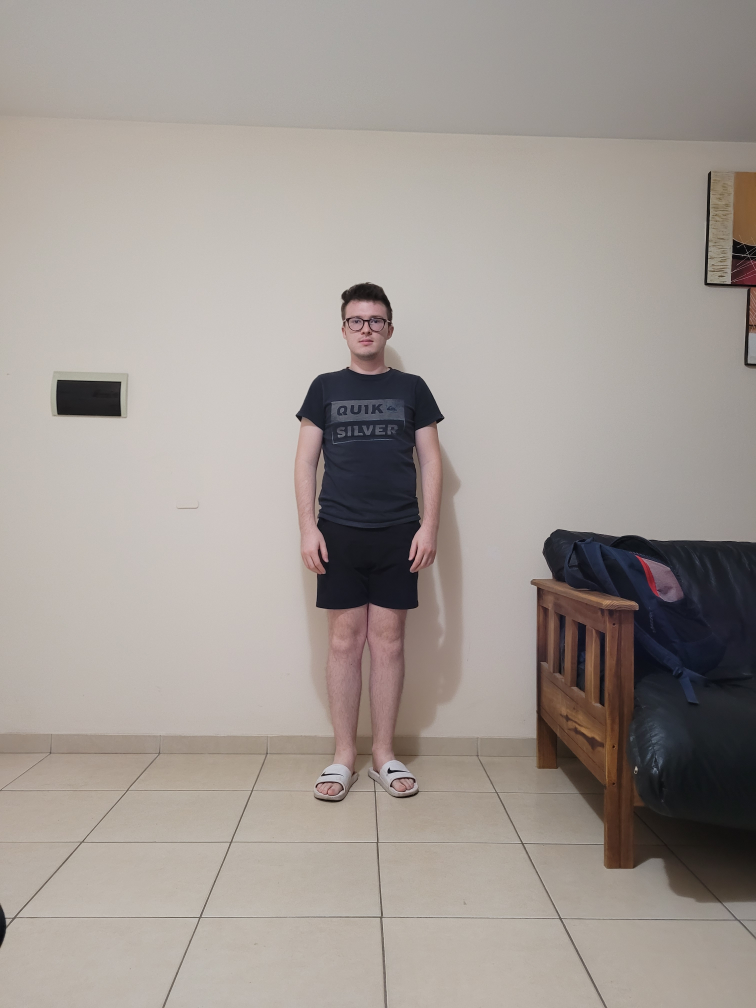
#> input picture 2.jpg, 3024 x 4032 px (shown at 1/4 size)
$ python img.py
#> lines starting #> are read from the running program, lines starting #| are printed output that depends on the picture; after the words box and inside, x2 and y2 are one past the last pixel; in counts of white or black regions, pixels touching at a corner belong together
# import the necessary packages
import numpy as np
import cv2
import math

# initialize the HOG descriptor/person detector
hog = cv2.HOGDescriptor()
hog.setSVMDetector(cv2.HOGDescriptor_getDefaultPeopleDetector())

cv2.startWindowThread()


# Read image
frame = cv2.imread('2.jpg')
#> frame is the input picture: shape (4032, 3024, 3); mean B, G, R 147.9, 153.3, 161.2

# Calculo dimensiones imagen\

factor = 4
height, width, channels = frame.shape
#> height = 4032; width = 3024; channels = 3
height = math.floor(height/factor)
#> height = 1008
width = math.floor(width/factor)
#> width = 756
frame = cv2.resize(frame, (width, height))
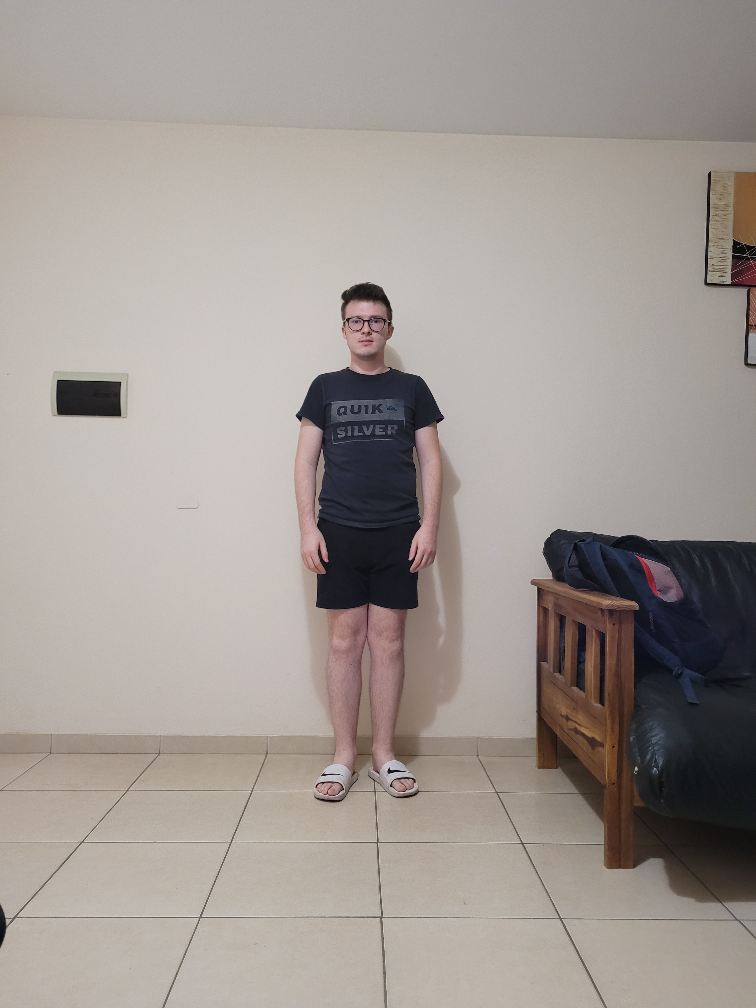
#> frame: shape (1008, 756, 3); mean B, G, R 148, 153.4, 161.3


# using a greyscale picture, also for faster detection
gray = cv2.cvtColor(frame, cv2.COLOR_RGB2GRAY)
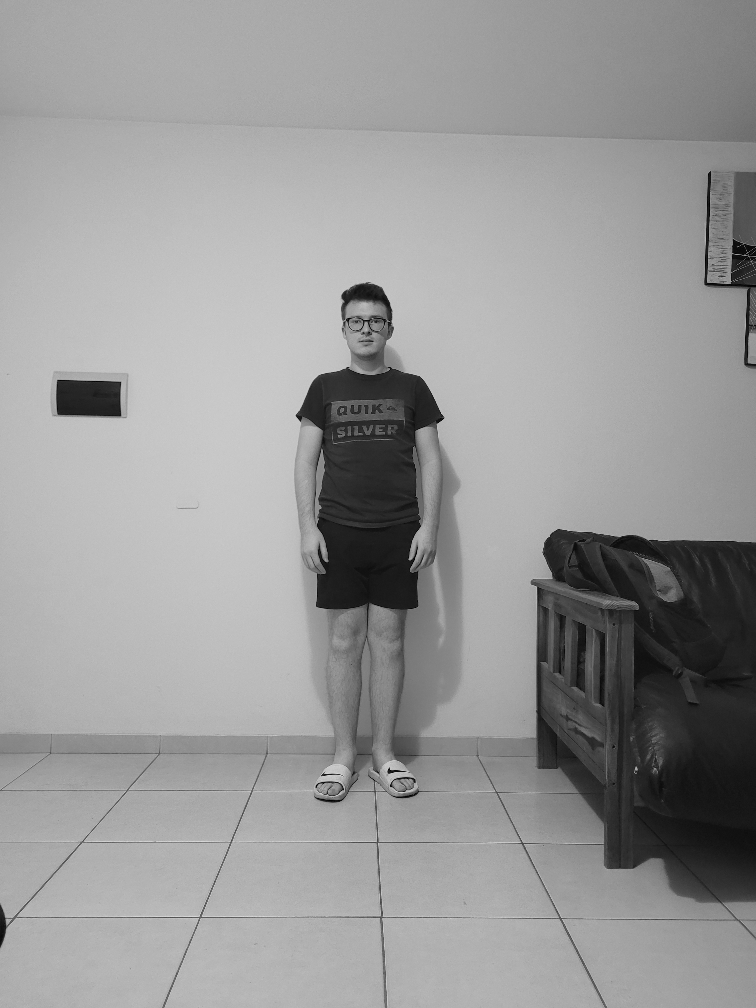
#> gray: shape (1008, 756); min 0, max 216, mean 152.7

# detect people in the image
# returns the bounding boxes for the detected objects
boxes, weights = hog.detectMultiScale(frame, winStride=(8,8) )
#> boxes = [[205, 249, 321, 643]]; weights = [2.13]

boxes = np.array([[x, y, x + w, y + h] for (x, y, w, h) in boxes])
#> boxes = [[205, 249, 526, 892]]

for (xA, yA, xB, yB) in boxes:
    # display the detected boxes in the colour picture
    cv2.rectangle(frame, (xA, yA), (xB, yB), (0, 255, 0), 2)
    print(xA, xB, yA, yB)
#> this loop made 1 pass
#| 205 526 249 892
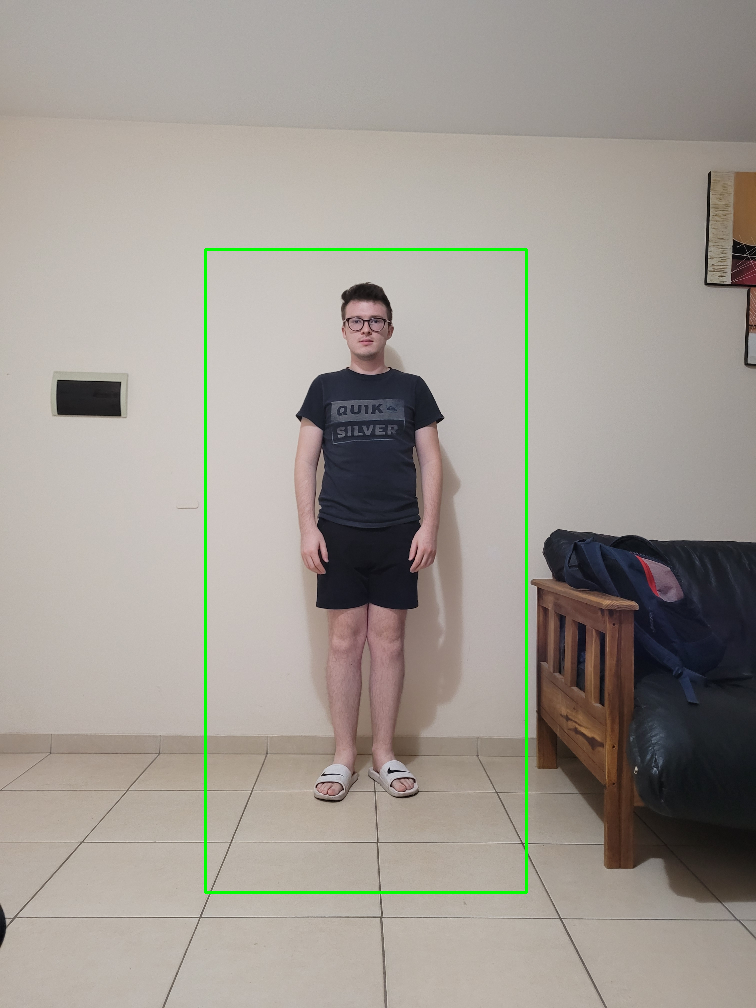
#> frame: shape (1008, 756, 3); 0.76% of pixels changed, all inside (x1, y1, x2, y2) = (204, 248, 528, 894)


cv2.imshow('frame',frame)
while (True):
    if cv2.waitKey(1) & 0xFF == ord('q'):
#> (key q is pressed here)
        break

# finally, close the window
cv2.destroyAllWindows()
cv2.waitKey(1)

$ run again, with 1.jpg copied over 2.jpg
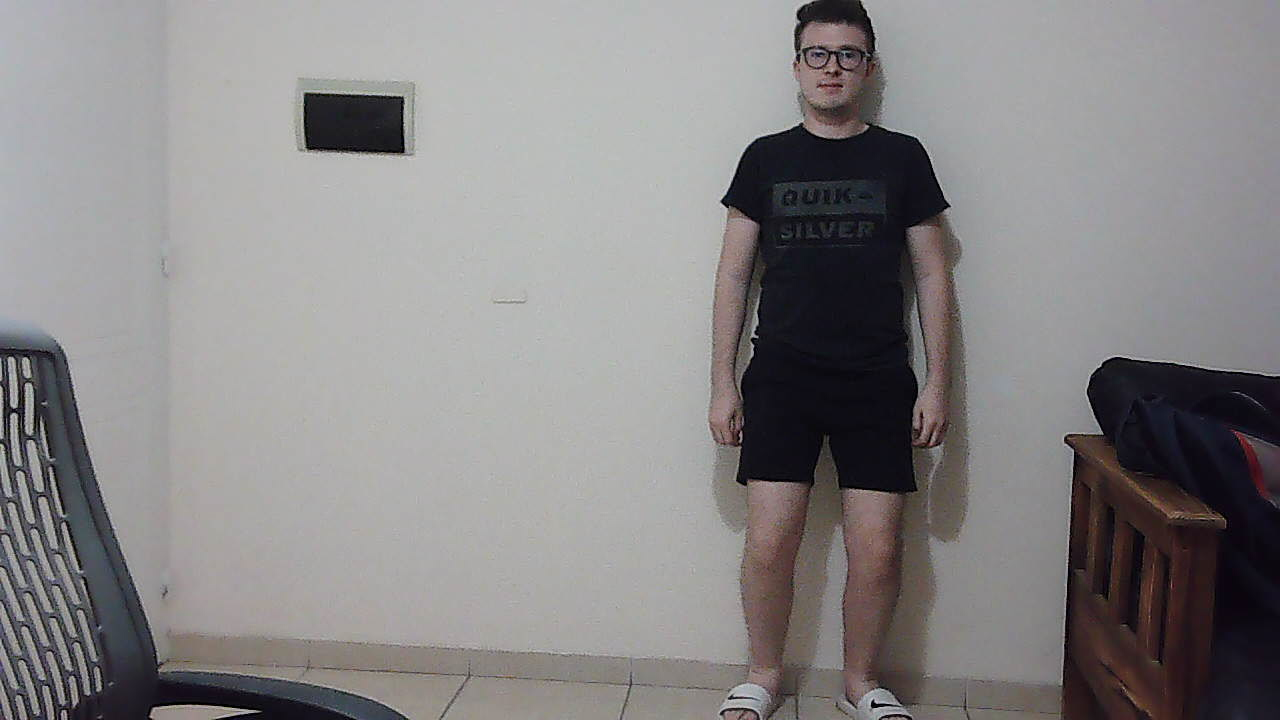
#> input picture 1.jpg, 1280 x 720 px
#> frame is the input picture: shape (720, 1280, 3); mean B, G, R 133.9, 133.2, 135.7
#> `frame = cv2.resize(frame, (width, height))`:
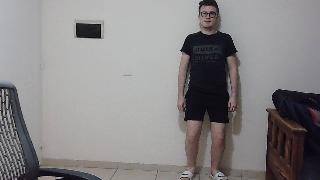
#> frame: shape (180, 320, 3); mean B, G, R 133.9, 133.3, 135.7
#> `gray = cv2.cvtColor(frame, cv2.COLOR_RGB2GRAY)`:
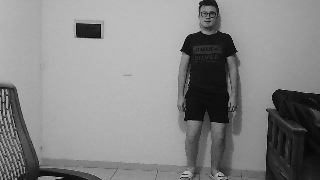
#> gray: shape (180, 320); min 1, max 197, mean 133.8
#> `boxes, weights = hog.detectMultiScale(frame, winStride=(8,8) )`: boxes = ()
#> `boxes = np.array([[x, y, x + w, y + h] for (x, y, w, h) in boxes])`: boxes = empty array

$ run again, with 4.jpg copied over 2.jpg
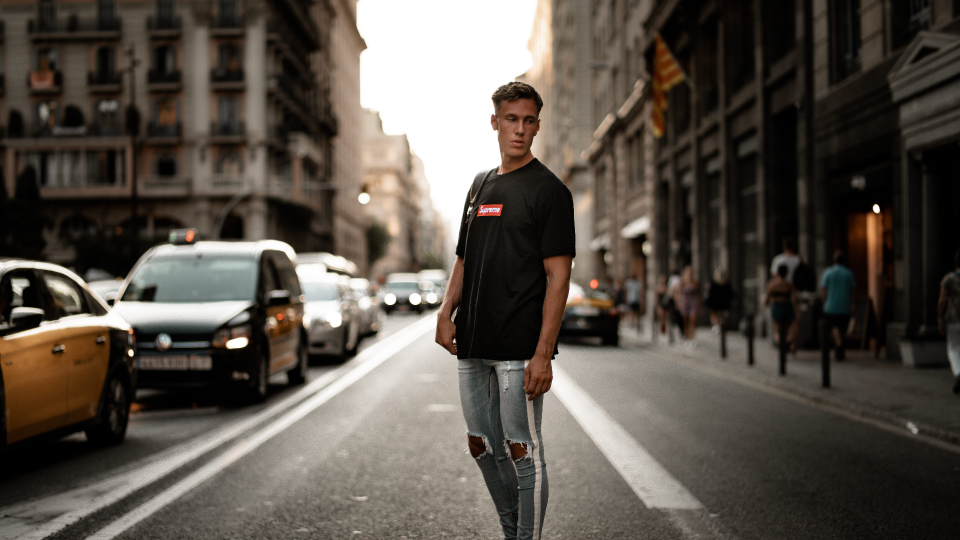
#> input picture 4.jpg, 1920 x 1080 px (shown at 1/2 size)
#> frame is the input picture: shape (1080, 1920, 3); mean B, G, R 72.9, 80.9, 88.3
#> `frame = cv2.resize(frame, (width, height))`:
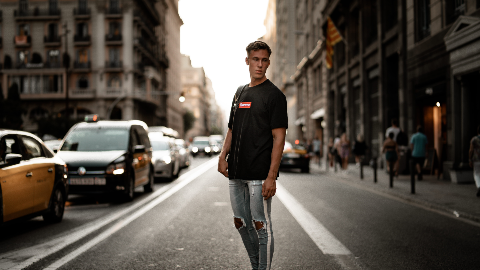
#> frame: shape (270, 480, 3); mean B, G, R 73, 81, 88.4
#> `gray = cv2.cvtColor(frame, cv2.COLOR_RGB2GRAY)`:
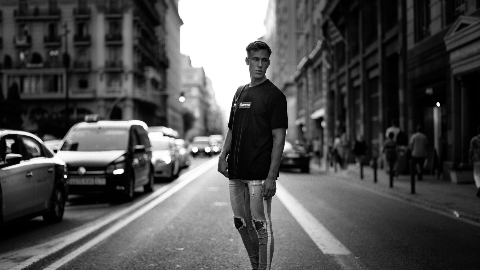
#> gray: shape (270, 480); min 0, max 255, mean 79.5
#> `boxes, weights = hog.detectMultiScale(frame, winStride=(8,8) )`: boxes = ()
#> `boxes = np.array([[x, y, x + w, y + h] for (x, y, w, h) in boxes])`: boxes = empty array
